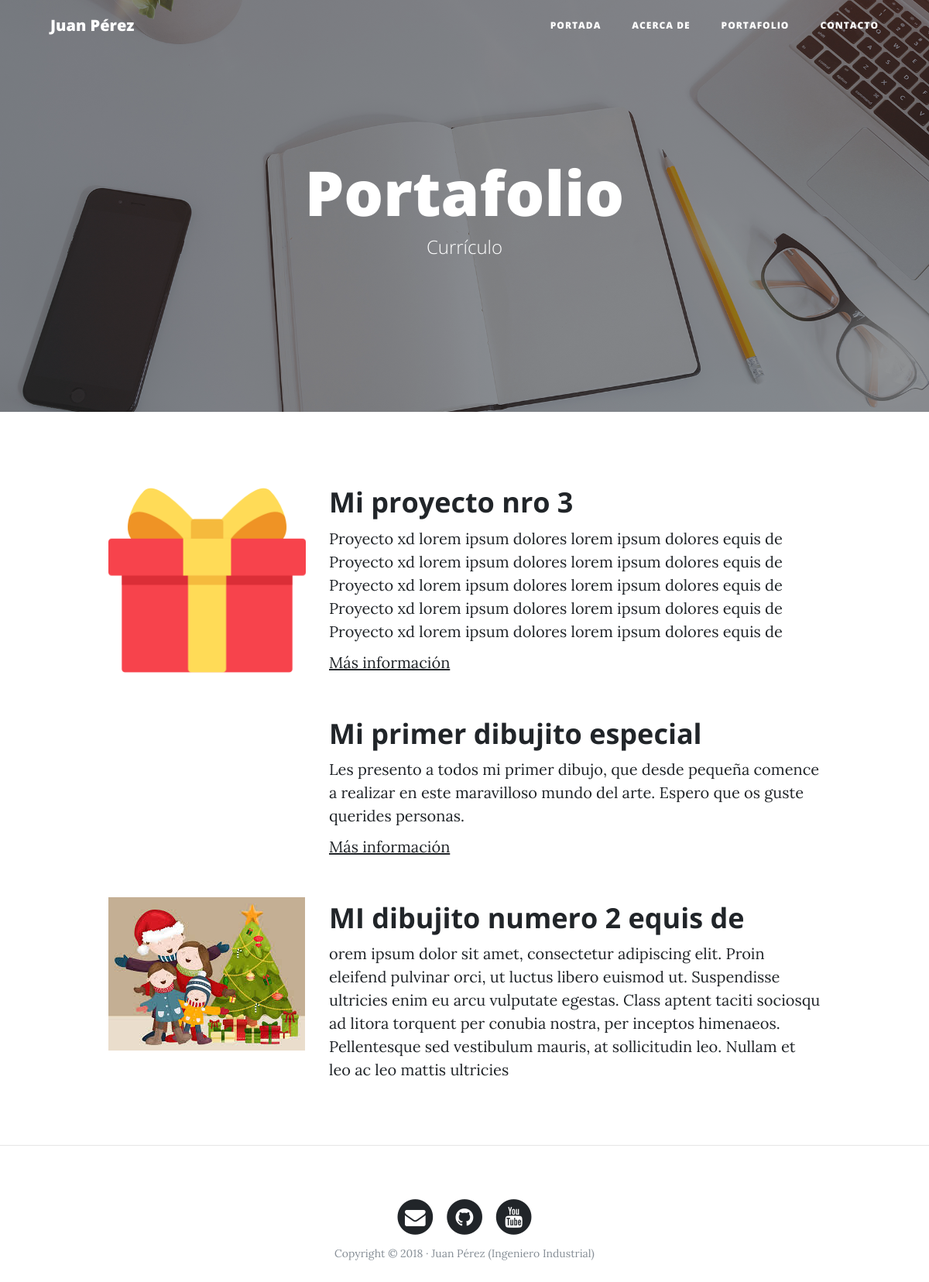
The page /portafolio/ on the database its author committed.
### portfolio/models.py (models this page shows)
class Project(models.Model):
    title = models.CharField(max_length=200, verbose_name='Titulo')
    description = models.TextField(verbose_name='Descripción')
    image = models.ImageField(verbose_name='Imagen',upload_to='projects')
    link = models.URLField(null=True,blank=True,verbose_name='Enlace del proyecto')
    created = models.DateField(auto_now_add=True,verbose_name='Fecha de creación')
    updated = models.DateField(auto_now=True,verbose_name='Fecha de edición')
    class Meta:
        verbose_name = 'proyecto'
        verbose_name_plural = 'proyectos'
        ordering =  ['-created']
    def __str__(self):
        return self.title

### portfolio/views.py (the view)
# urls.py: path('portafolio/',portfolio_views.portafolio,name='portafolio'),
def portafolio(request):
    projects = Project.objects.all()
    return render(request,"portfolio/portafolio.html",{'projects':projects})

### portfolio/templates/portfolio/portafolio.html (shortened to what this page needs)
{% extends 'core/menu/menu.html' %}
{% block backround %}{% load static %}{% static 'core/img/portfolio-bg.jpg' %}{% endblock %}
{% block headers %}
    <h1>Portafolio</h1>
	<span class="subheading">Currículo</span>
{% endblock %}
{% block content %}
	{% for project in projects %}
		<div class="row project">
			<div class="col-lg-3 col-md-4 offset-lg-1">
			<img  class="img-fluid" src="{{project.image.url}}" alt="">
			</div>
			<div class="col-lg-7 col-md-8">
				<h2 class="section-heading title">{{project.title}}</h2>
				<p>{{project.description}}</p>
				{% if project.link %}
					<p><a href="{{project.link}}">Más información</a></p>
				{% endif %}
			</div>
		</div>
	{% endfor %}
{% endblock %}

### core/templates/core/menu/menu.html (shortened to what this page needs)
<!DOCTYPE html>
<html lang="es">
  <head>
    {% load static %}
    <link href="{% static 'core/vendor/bootstrap/css/bootstrap.min.css' %}" rel="stylesheet">
    <link href="{% static 'core/vendor/font-awesome/css/font-awesome.min.css' %}" rel="stylesheet" type="text/css">
    <link href="{% static 'core/css/clean-blog.min.css' %}" rel="stylesheet">
  </head>
  <body>
    <nav class="navbar navbar-expand-lg navbar-light fixed-top" id="mainNav">
      <div class="container">
        <a class="navbar-brand" href="{% url 'home' %}">Juan Pérez</a>
        <div class="collapse navbar-collapse" id="navbarResponsive">
          <ul class="navbar-nav ml-auto">
            <li class="nav-item">
              <a class="nav-link" href="{% url 'home' %}">Portada</a>
            </li>
            <li class="nav-item">
              <a class="nav-link" href="{% url 'about' %}">Acerca de</a>
            </li>
            <li class="nav-item">
              <a class="nav-link" href="{% url 'portafolio' %}">Portafolio</a>
            </li>
            <li class="nav-item">
              <a class="nav-link" href="{% url 'contact' %}">Contacto</a>
            </li>
          </ul>
        </div>
      </div>
    </nav>
    <header class="masthead" style="background-image: url('{% block backround %}{% endblock %}')">
      <div class="overlay"></div>
      <div class="container">
        <div class="row">
          <div class="col-lg-8 col-md-10 mx-auto">
            <div class="site-heading">
              {% block headers %}{% endblock %}
            </div>
          </div>
        </div>
      </div>
    </header>
    <div class="container">
        {% block content %}{% endblock %}
    </div>
   	{% if request.path != "/" %}<hr>{% endif %}
    <footer>
      <div class="container">
        <div class="row">
          <div class="col-lg-8 col-md-10 mx-auto">
            <ul class="list-inline text-center">
              <li class="list-inline-item">
                <a href="#">
                  <span class="fa-stack fa-lg">
                    <i class="fa fa-circle fa-stack-2x"></i>
                    <i class="fa fa-envelope fa-stack-1x fa-inverse"></i>
                  </span>
                </a>
              </li>
              <li class="list-inline-item">
                <a href="#">
                  <span class="fa-stack fa-lg">
                    <i class="fa fa-circle fa-stack-2x"></i>
                    <i class="fa fa-github fa-stack-1x fa-inverse"></i>
                  </span>
                </a>
              </li>
              <li class="list-inline-item">
                <a href="#">
                  <span class="fa-stack fa-lg">
                    <i class="fa fa-circle fa-stack-2x"></i>
                    <i class="fa fa-youtube fa-stack-1x fa-inverse"></i>
                  </span>
                </a>
              </li>
            </ul>
            <p class="copyright text-muted">Copyright &copy; 2018 · Juan Pérez (Ingeniero Industrial) </p>
          </div>
        </div>
      </div>
    </footer>
  </body>
</html>

### rows shown on the page
Project: image (picture), title "Mi proyecto nro 3", description "Proyecto xd lorem ipsum dolores lorem ipsum dolores equis de Proyecto xd lorem ipsum dolores lorem ipsum dolores equis de Proyecto xd lorem ipsum dolores lorem ipsum dolores equis de Proyecto xd lorem ipsum dolores lorem ipsum dolores equis de Proyecto xd lorem ipsum dolores lorem ipsum dolores equis de"
Project: title "Mi primer dibujito especial", description "Les presento a todos mi primer dibujo, que desde pequeña comence a realizar en este maravilloso mundo del arte. Espero que os guste querides personas."
Project: image (picture), title "MI dibujito numero 2 equis de", description "orem ipsum dolor sit amet, consectetur adipiscing elit. Proin eleifend pulvinar orci, ut luctus libero euismod ut. Suspendisse ultricies enim eu arcu vulputate egestas. Class aptent taciti sociosqu ad litora torquent per conubia nostra, per inceptos himenaeos. Pellentesque sed vestibulum mauris, at sollicitudin leo. Nullam et leo ac leo mattis ultricies"
